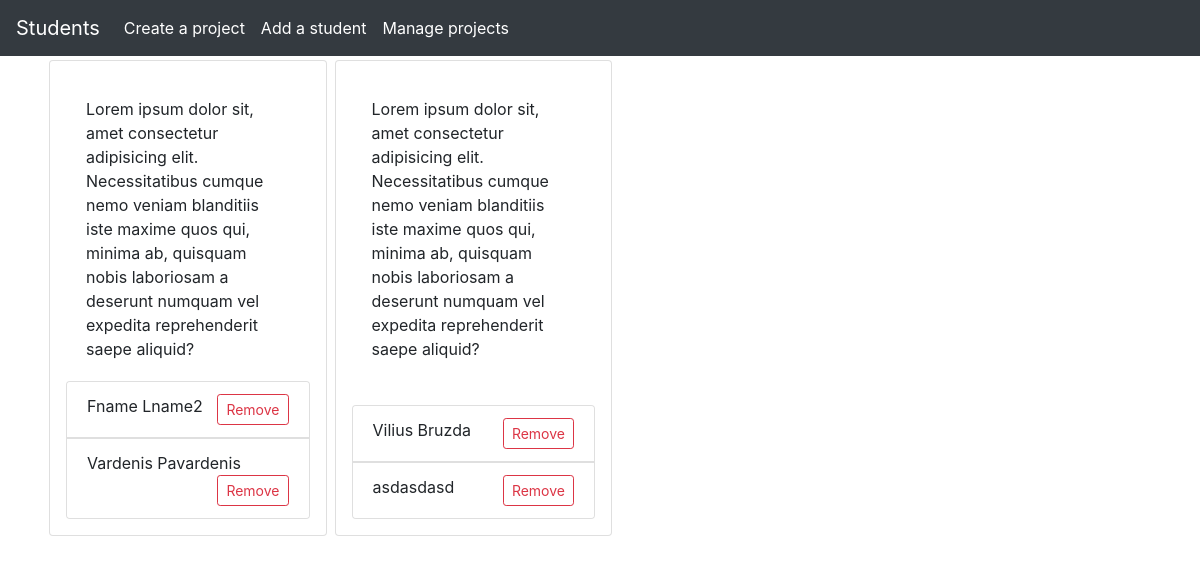
Page /php-task/nfq/edit_project.php?id=56 on the committed database.
### tables this page shows
CREATE TABLE `groups` (
  `id` int(11) NOT NULL,
  `student_number` int(11) NOT NULL,
  `project_id` int(11) DEFAULT NULL
);

CREATE TABLE `students` (
  `id` int(11) NOT NULL,
  `full_name` varchar(255) NOT NULL,
  `group_id` int(11) DEFAULT NULL
);

### php-task/nfq/script/db.php (called while the page is built, shortened)
<?php
class Dbcon {
    public function connect()
    {
        $conn = new PDO("mysql:host=localhost;dbname=nfq_task", 'admin', 'admin');
        return $conn;
    }
}
class Dbquerys extends Dbcon {
    public function getGroupsByProject($project_id) {
        $sql = 'SELECT * FROM projects INNER JOIN groups ON groups.project_id = projects.id WHERE projects.id = :project_id';
        $result = $this->connect()->prepare($sql);
        $result->execute([':project_id' => $project_id]);
        $data = $result->fetchAll(PDO::FETCH_ASSOC);
        return $data;
    }
    public function getStudentsByGroup($group_id) {
        $sql = 'SELECT * FROM students LEFT JOIN groups ON groups.id = students.group_id WHERE groups.id = :group_id';
        $result = $this->connect()->prepare($sql);
        $result->execute([':group_id' => $group_id]);
        $data = $result->fetchAll(PDO::FETCH_ASSOC);
        return $data;
    }
    public function getStudentIdByName($name) {
        $sql = 'SELECT * FROM students WHERE students.full_name = :fname';
        $result = $this->connect()->prepare($sql);
        $result->execute([':fname' => $name]);
        $data = $result->fetch(PDO::FETCH_ASSOC);
        return $data;
    }
}

### php-task/nfq/edit_project.php (the view, shortened to what this page needs)
<!DOCTYPE html>
<html lang="en">
<head>
    <link rel="stylesheet" href="https://maxcdn.bootstrapcdn.com/bootstrap/4.0.0/css/bootstrap.min.css">
</head>
<?php include('templates/navbar.php');
include 'script/db.php'; ?>
<?php if (isset($_GET['id'])) {
    $db = new Dbquerys();
}
?>
<div class="container d-flex flex-wrap">
    <?php foreach ($db->getGroupsByProject($_GET['id']) as $g) : ?>
        <div class="card col-sm-3 p-3 m-1" style="width: 18rem;">
            <form action="script/add_to_group.php" method="POST">
                <div class="card-body">
                    <p class="card-text">Lorem ipsum dolor sit, amet consectetur adipisicing elit. Necessitatibus cumque nemo veniam blanditiis iste maxime quos qui, minima ab, quisquam nobis laboriosam a deserunt numquam vel expedita reprehenderit saepe aliquid?</p>
                </div>
                <div class="card">
                    <?php foreach ($db->getStudentsByGroup($g['id']) as $student) : ?>
                        <ul class="list-group list-group-flush">
                            <li class="list-group-item"><?= $student['full_name']; ?>
                                <a class="btn-sm btn btn-outline-danger float-right" href="script/remove_from_group.php?id=<?php echo $db->getStudentIdByName($student['full_name'])['id'] ?>">Remove</a>
                            </li>
                        </ul>
                    <?php endforeach; ?>
        </div>
</div>
<?php endforeach; ?>
</div>

### rows in the picture
students: full_name "Fname Lname2"
students: full_name "Vardenis Pavardenis"
students: full_name "Vilius Bruzda"
students: full_name "asdasdasd"
